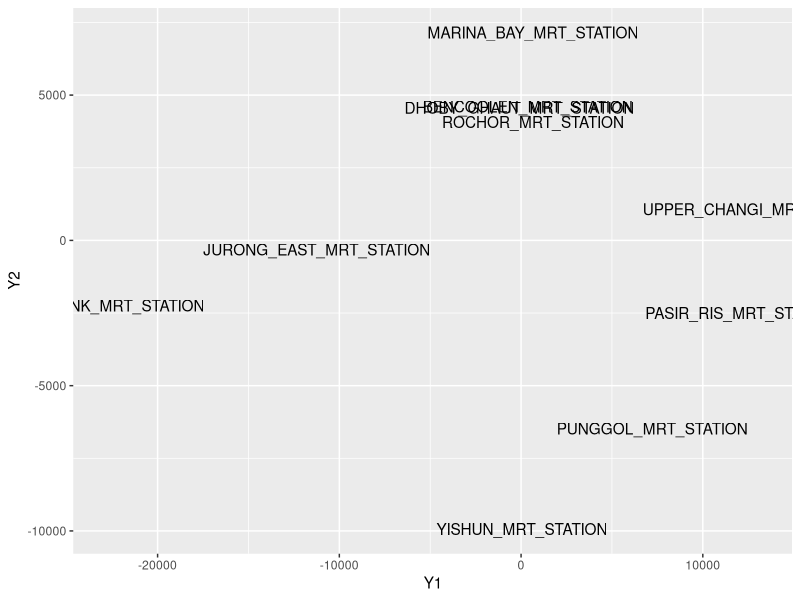

Write the R code that produced this figure.
## ---- chunk 1
library(tidyverse)
## ---- chunk 2
station_distance <- tibble::tribble(
                  ~STN_NAME, ~YISHUN_MRT_STATION, ~PASIR_RIS_MRT_STATION, ~JURONG_EAST_MRT_STATION, ~TUAS_LINK_MRT_STATION, ~BENCOOLEN_MRT_STATION, ~PUNGGOL_MRT_STATION, ~MARINA_BAY_MRT_STATION, ~DHOBY_GHAUT_MRT_STATION, ~ROCHOR_MRT_STATION, ~UPPER_CHANGI_MRT_STATION,
                                                        "YISHUN_MRT_STATION",                 "0",     "14165.8028309003",       "14826.8234223324",       "24144.58370996",     "14539.8253530485",   "7955.17551381608",      "17097.0983148766",       "14495.1289232166",  "14014.7715236133",        "17091.9107945143",
                                                     "PASIR_RIS_MRT_STATION",  "14165.8028309003",                    "0",       "23451.9973340811",     "34950.8745491473",     "13721.3248153691",   "6306.08987347808",      "14983.0092441387",       "14095.3770091796",  "13209.4818715068",         "3712.4090725179",
                                                   "JURONG_EAST_MRT_STATION",  "14826.8234223324",     "23451.9973340811",                      "0",     "11758.6400823558",     "12613.5429467971",   "19455.8643741636",      "14047.8304857995",       "12175.0907736314",  "12676.1241992151",        "24411.4671044188",
                                                     "TUAS_LINK_MRT_STATION",    "24144.58370996",     "34950.8745491473",       "11758.6400823558",                    "0",     "24202.2573770791",   "30351.6324743735",      "25305.1676395598",       "23749.9738806756",  "24325.8635170677",        "36124.0377992668",
                                                     "BENCOOLEN_MRT_STATION",  "14539.8253530485",     "13721.3248153691",       "12613.5429467971",     "24202.2573770791",                    "0",   "13024.8987292155",      "2565.66801256045",       "461.323513564845",  "602.910926685915",        "13240.7330980557",
                                                       "PUNGGOL_MRT_STATION",  "7955.17551381608",     "6306.08987347808",       "19455.8643741636",     "30351.6324743735",     "13024.8987292155",                  "0",      "15129.4446906282",       "13237.1986125019",  "12423.6186258471",        "9588.13908018742",
                                                    "MARINA_BAY_MRT_STATION",  "17097.0983148766",     "14983.0092441387",       "14047.8304857995",     "25305.1676395598",     "2565.66801256045",   "15129.4446906282",                     "0",       "2695.76728986719",  "3084.57512743706",        "13883.5893006481",
                                                   "DHOBY_GHAUT_MRT_STATION",  "14495.1289232166",     "14095.3770091796",       "12175.0907736314",     "23749.9738806756",     "461.323513564845",   "13237.1986125019",      "2695.76728986719",                      "0",   "887.79255969772",        "13673.2848886229",
                                                        "ROCHOR_MRT_STATION",  "14014.7715236133",     "13209.4818715068",       "12676.1241992151",     "24325.8635170677",     "602.910926685915",   "12423.6186258471",      "3084.57512743706",        "887.79255969772",                 "0",        "12836.5477607036",
                                                  "UPPER_CHANGI_MRT_STATION",  "17091.9107945143",      "3712.4090725179",       "24411.4671044188",     "36124.0377992668",     "13240.7330980557",   "9588.13908018742",      "13883.5893006481",       "13673.2848886229",  "12836.5477607036",                       "0"
                  )
## tibble creation code created with datapasta: very useful for quickly copying small datasets to/from R.
## ---- chunk 3
station_distance %>% head()
## ---- chunk 4
# convert to matrix (making sure all distances are numeric not character)
station_distance_matrix <- station_distance %>% 
  column_to_rownames(var="STN_NAME") %>%
  mutate_all(as.numeric) %>% 
  as.matrix()

# perform MDS
mds_station <- cmdscale(station_distance_matrix) %>% 
  as_tibble() %>% 
  rename(Y1 = V1, Y2 = V2)

# add station name to each position
mds_station <- station_distance %>% 
  select(STN_NAME) %>% 
  bind_cols(., mds_station)

mds_station
## ---- chunk 5
ggplot(mds_station, aes(x = Y1, y = Y2)) + 
  geom_text(aes(label = STN_NAME))
